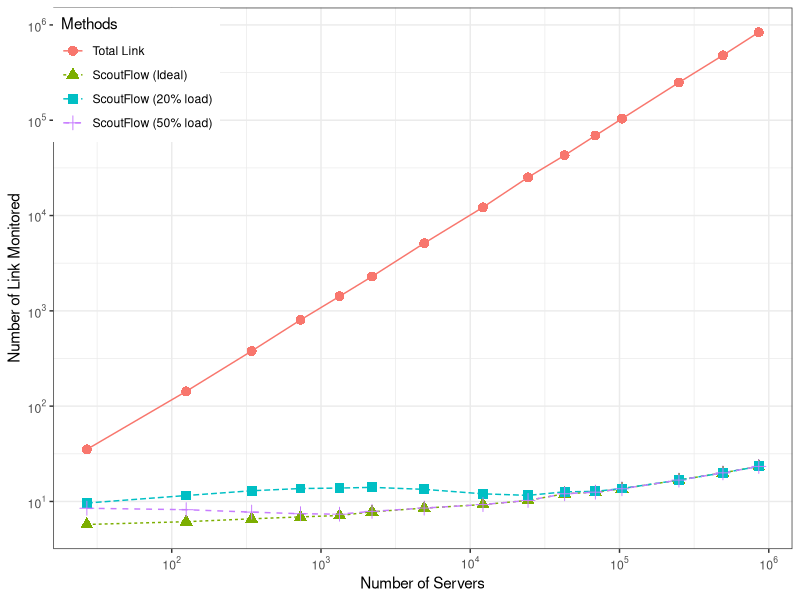
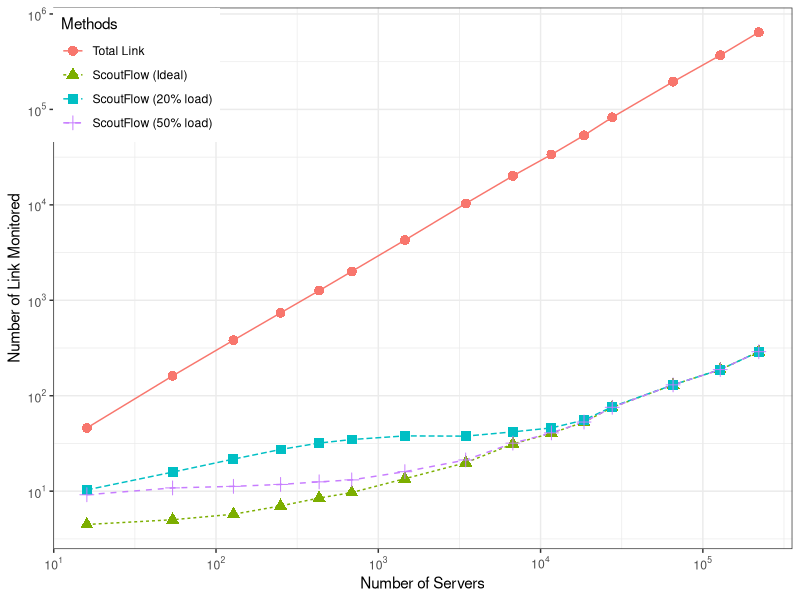
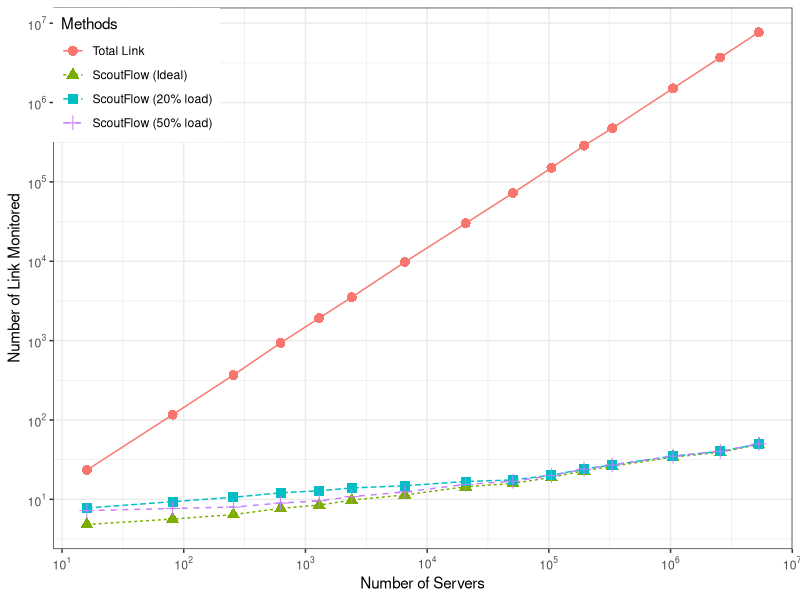
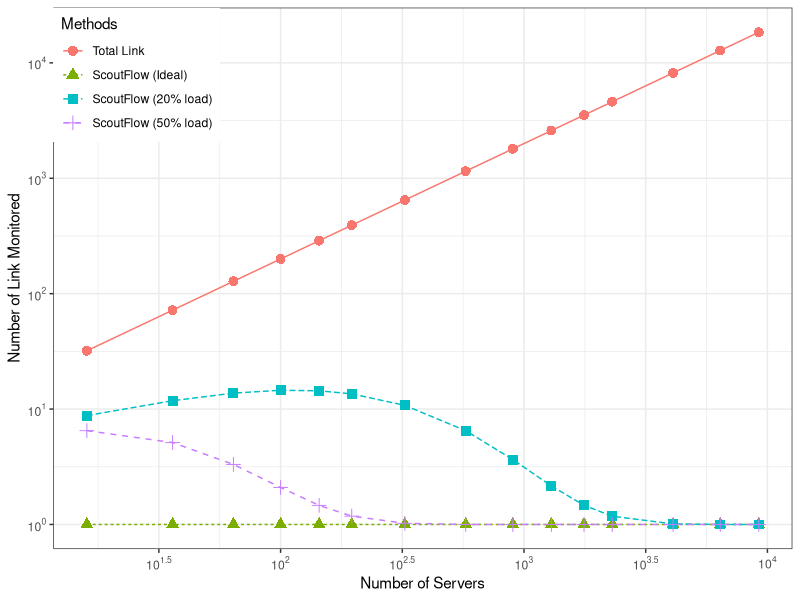
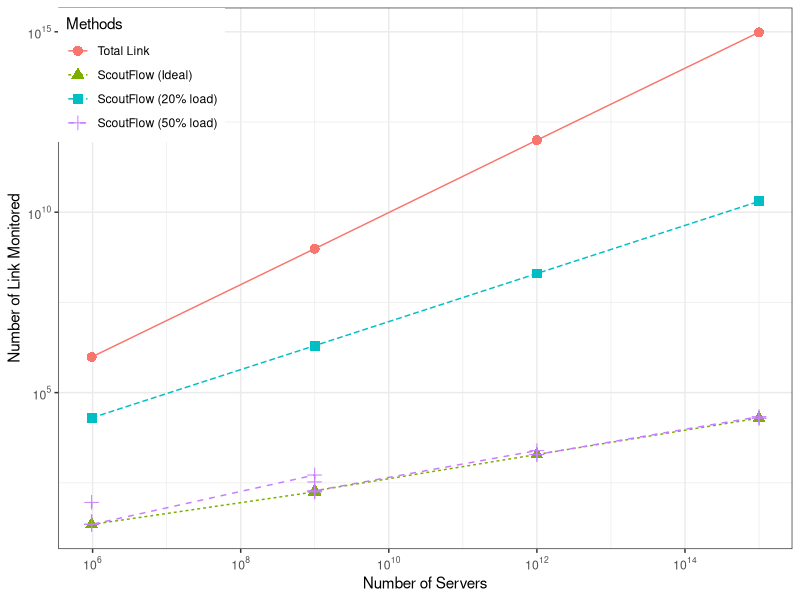

Source code (R) for these figures, in order:
library(reshape)
library(ggplot2)
library(plyr)
library(reshape2)
library(scales) 

#Extra when flow not full mesh
n <- c(4,6,8,10,12,14,18,24,30,36,42,48,64,80,96)
x1 <- 0.2
x2 <- 0.5
x3 <- 0.8

e1 <- n*(n-1)/2*x1^2*(1-x1)^(n-2) + n*x1*(1-x1)^(n-1) + (1-x1)^n
e2 <- n*(n-1)/2*x2^2*(1-x2)^(n-2) + n*x2*(1-x2)^(n-1) + (1-x2)^n
e3 <- n*(n-1)/2*x3^2*(1-x3)^(n-2) + n*x3*(1-x3)^(n-1) + (1-x3)^n


plot_exp <- function(df){
  
  exp_df <- melt(df,id.vars = "node")
  colnames(exp_df)[2] <- "Methods"
  exp_df$Methods <- factor(exp_df$Methods, levels=c("l", "m", "m1", "m2"), labels=c("Total Link", "ScoutFlow (Ideal)", "ScoutFlow (20% load)", "ScoutFlow (50% load)"))
  p <- ggplot(data=exp_df, aes(x = node, y=value, shape=Methods, color=Methods,linetype=Methods)) +
    geom_line() +  geom_point(size=3) +
    
    scale_y_continuous(trans = log10_trans(),
                       breaks = trans_breaks("log10", function(x) 10^x),
                       labels = trans_format("log10", math_format(10^.x))) +
    scale_x_log10(breaks = trans_breaks("log10", function(x) 10^x),
                  labels = trans_format("log10", math_format(10^.x))) +
    scale_fill_discrete(name="Measurement Methods",
                        breaks=c("link", "mirror"),
                        labels=c("All Link", "ScoutFLow")) +
    ylab("Number of Link Monitored") +
    xlab("Number of Servers")
  p + theme_bw() +
    theme(legend.justification=c(0,1), legend.position=c(0,1))
}




#Basic 3-level Tree
n <- c(4,6,8,10,12,14,18,24,30,36,42,48,64,80,96)
N <- (n-1)^3
l <- n*(n-1)^2 * runif(length(n),min=0.95,max=1)
#f <- N^2/2
m <- 5+0.2*n*runif(length(n),min=0.85,max=1)
m1 <- m + e1*n
m2 <- m + e2*n
m3 <- m + e3*n
df <- data.frame(node = N, l=l, m=m, m1=m1, m2=m2)
plot_exp(df)


# Fat Tree

N <- n^3/4
l <- N*log(N/2,base=n/2) * runif(length(n),min=0.95,max=1)
m <- (n/4)^2/2*runif(length(n),min=0.85,max=1) + 4
m1 <- m + e1*n^2/4 + e1*n/2
m2 <- m + e2*n^2/4 + e1*n/2
m3 <- m + e3*n^2/4 + e1*n/2
df <- data.frame(node = N, l=l, m=m, m1=m1, m2=m2)
plot_exp(df)


# Clos Network

N <- (n^2/4)^2
l <- (1/2+1)*N* runif(length(n),min=0.95,max=1)
m <- (n/2) *runif(length(n),min=0.85,max=1) + 3
m1 <- m + e1*n/2 +1
m2 <- m + e2*n/2 +1
m3 <- m + e3*n/2 +1
df <- data.frame(node = N, l=l, m=m, m1=m1, m2=m2)
plot_exp(df)

# BCube

N <- n^2
l <- N*log(N,base=n)
m<-1
m1 <- m + 2*e1*n
m2 <- m + 2*e2*n
m3 <- m + 2*e3*n
df <- data.frame(node = N, l=l, m=m, m1=m1, m2=m2)
plot_exp(df)




# Now we evaluate the overhead before and after matrix decomposition
#_________________________________________________________________

#Basic 3-level Tree
n <- c(100,1000,1000,10000,100000)

#t : basic tree
#f : fat tree
#c : clos
#b : bcube



N <- (n-1)^3
l <- n*(n-1)^2 * runif(length(n),min=0.95,max=1)
#f <- N^2/2
m <- 5+0.2*n*runif(length(n),min=0.85,max=1)
m1 <- 2*n^2
m2 <- m + e2*n
m3 <- m + e3*n
df <- data.frame(node = N, l=l, m=m, m1=m1, m2=m2)
plot_exp(df)
